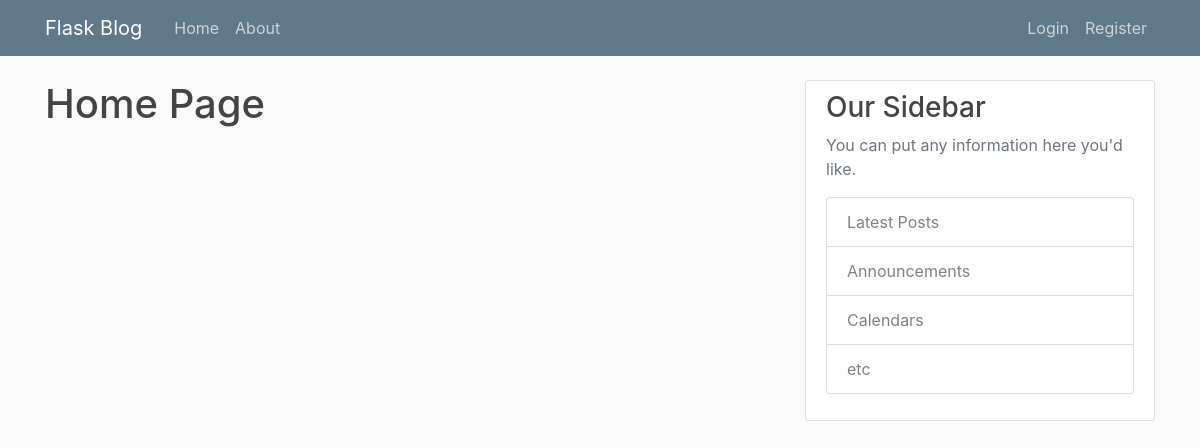
The app's page /home, older data.
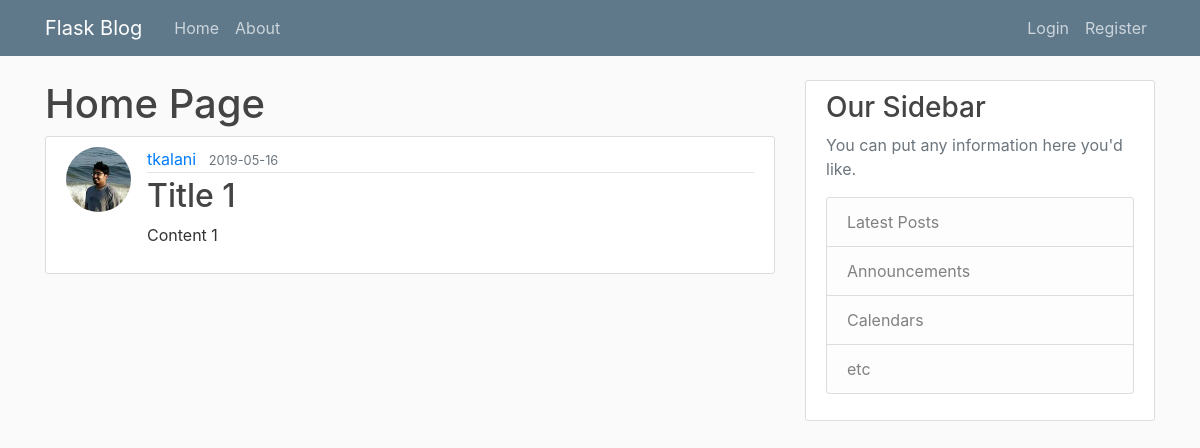
The same page, newer data.
### flaskblog/models.py (models this page shows, shortened)
class Post(db.Model):
    id = db.Column(db.Integer, primary_key=True)
    title = db.Column(db.String(100), nullable=False)
    date_posted = db.Column(db.DateTime, nullable=False, default=datetime.utcnow)
    content = db.Column(db.Text, nullable=False)
    user_id = db.Column(db.Integer, db.ForeignKey('user.id'), nullable=False)

class User(db.Model, UserMixin):
    id = db.Column(db.Integer, primary_key=True)
    username = db.Column(db.String(20), unique=True, nullable=False)
    email = db.Column(db.String(120), unique=True, nullable=False)
    image_file = db.Column(db.String(120), default='default.jpg')
    password = db.Column(db.String(60), nullable=False)
    posts = db.relationship('Post', backref='author', lazy=True)

### flaskblog/routes.py (the view)
@app.route("/")
@app.route("/home")
def home():
    page = request.args.get('page', 1, type=int)
    posts = Post.query.order_by(Post.date_posted.desc()).paginate(per_page=2, page=page)
    return render_template('home.html', posts=posts)

### flaskblog/templates/home.html
{% extends 'layout.html' %}
{% block content %}
<h1> Home Page </h1>
{% for post in posts %}
<article class="media content-section">
    <img src="{{ url_for('static', filename='profile_pics/'+post.author.image_file) }}" class="rounded-circle article-img">
    <div class="media-body">
        <div class="article-metadata">
            <a class="mr-2" href="#">{{ post.author.username }}</a>
            <small class="text-muted">{{ post.date_posted.strftime('%Y-%m-%d') }}</small>
        </div>
        <h2><a class="article-title" href="{{ url_for('post', post_id=post.id) }}">{{ post.title }}</a></h2>
        <p class="article-content">{{ post.content }}</p>
    </div>
</article>
{% endfor %}
{% endblock content %}

Row changes from the older to the newer data that the page shows:
added Post: image_file (picture), author.username "tkalani", date_posted "2019-05-16", title "Title 1", content "Content 1"
